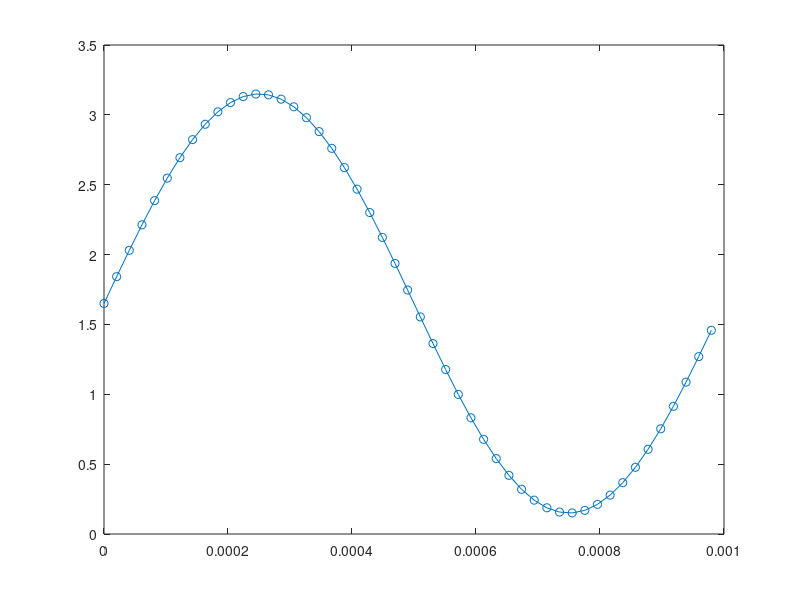

Recreate this plot in MATLAB.
close all;
clear;
clc;

%1Hz - 20kHz
frec = 1000;
puntos = 49;

fro = 30e6; %DAC clock
timeStep = 1 / (frec*puntos);
periodo = 1/frec;

N = 0 : puntos-1;
w = 2*pi*frec;
y = 1.65 + 1.5*sin(w*N*timeStep);
csvwrite('sin.txt',y);

figure;
plot(N*timeStep,y, "-o");

%for LT spice
plw_t = [0, timeStep+zeros(1,puntos-1)].';
M = [plw_t, y.'];
dlmwrite('sin.txt',M,'precision','+%.10f','delimiter','\t');
